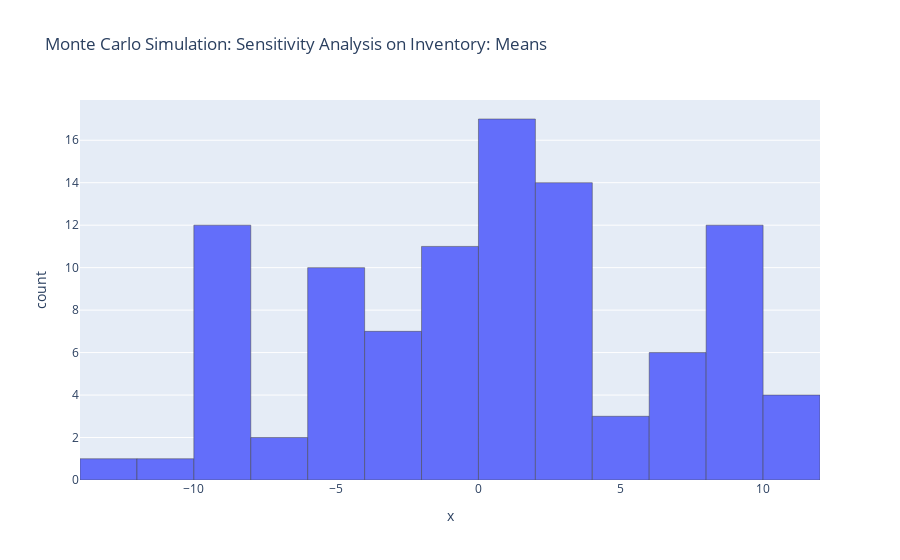
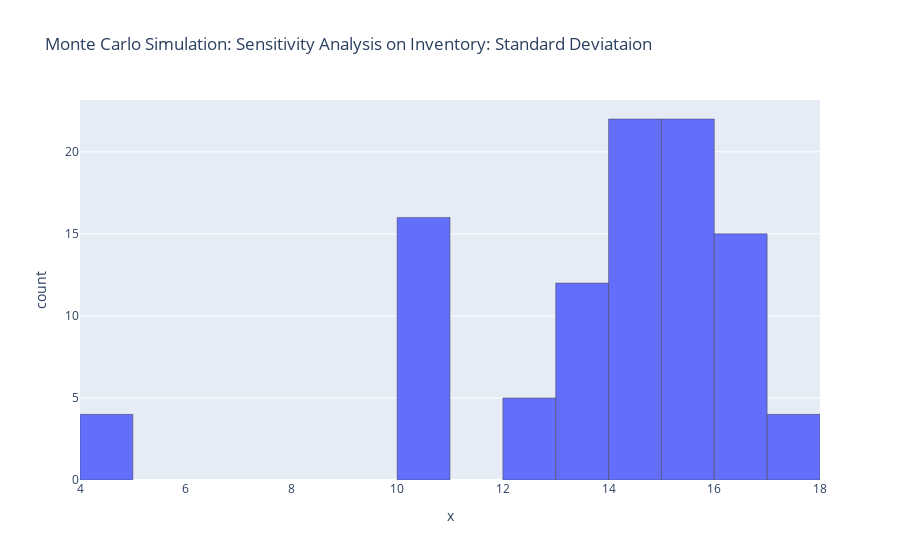

Write notebook code for charts like these, in order.
### Markdown cell above
## Diving Deeper

### Code cell
N_R = 5  #num of regions
N_t = 10  #num of time intervals

# Number of simulations
n_simulations = 100

# Define the ranges for random sampling
S_needed_range = (5, 20)
d_range = (0, 1)  # assuming uniform random between 0 and 1
p_range = (0, 1)
I_initial_range = (10, 50)

# Store results
sensitivity_results = []
results_std = []
S_needed_data = {(k, t): np.random.randint(*S_needed_range) for k in range(1, N_R + 1) for t in range(1, N_t + 1)}
d_data = {(k, t): np.random.random() for k in range(1, N_R + 1) for t in range(1, N_t + 1)}
p_data = {k: np.random.random() for k in range(1, N_R + 1)}
# Perform Monte Carlo simulations
for _ in range(n_simulations):
    # Sample random values for each parameter
    I_initial_data = {k: np.random.randint(*I_initial_range) for k in range(1, N_R + 1)}

    # Run the model with the sampled inputs
    model = m_model(S_needed_data, d_data, p_data, I_initial_data, N_t=N_t, N_R=N_R, print_verbose=False)

    # Extract the output of interest (e.g., supplies final)

    final = np.array([[pyo.value(model.S[k, t]) - pyo.value(model.I[k, t]) - pyo.value(model.x[k, t]) for t in range(1, N_t + 1)] for k in range(1, N_R + 1)])

    #use the middle column in final
    col = final[:, N_t // 2]
    # Save some statistic (e.g., mean of the supplies final)
    sensitivity_results.append(np.mean(col))
    results_std.append(np.std(col))

# Analyze the results
#fig = px.histogram(x=sensitivity_results, nbins=20, title='Monte Carlo Simulation: Sensitivity Analysis on Inventory: Means')
#make the bars thinner
#fig.update_traces(marker_line_width=0.5)
#fig.update_layout(bargap=0.2)
#fig.show()
plt.hist(sensitivity_results, bins=20)
plt.title('Monte Carlo Simulation: Sensitivity Analysis on Inventory: Means')
plt.xlabel('Mean of Inventory')
plt.show()

#fig_s = px.histogram(x=results_std, nbins=20, title='Monte Carlo Simulation: Sensitivity Analysis on Inventory: Standard Deviataion')
#make the bars thinner
#fig_s.update_traces(marker_line_width=0.5)
#fig.update_layout(bargap=0.2)
#fig_s.show()
plt.hist(results_std, bins=20)
plt.title('Monte Carlo Simulation: Sensitivity Analysis on Inventory: Standard Deviataion')
plt.xlabel('Standard Deviation of Inventory')
plt.show()

### Figure 1 — Plotly figure (JSON) as saved in the notebook; plotly's stock layout.template omitted (floating-point values rounded to 4 significant figures)
{"data": [{"alignmentgroup": "True", "bingroup": "x", "hovertemplate": "x=%{x}<br>count=%{y}<extra></extra>", "legendgroup": "", "marker": {"color": "#636efa", "line": {"width": 0.5}, "pattern": {"shape": ""}}, "name": "", "nbinsx": 20, "offsetgroup": "", "orientation": "v", "showlegend": false, "type": "histogram", "x": [0.8, -0.8, 8.2, 4.4, 8.2, 7.4, -8.4, 3, 8.2, -1.4, 3.8, -5.4, -7, -1.4, -8.8, 2.6, -3.6, -6.2, 3.8, 3.8, 11.8, 2.2, -8.8, 2.6, -3.6, 3, -4.4, -2.6, 0.8, 0.8, 8.2, 8.2, 6.6, 0.8, 0.8, -8.8, -3.6, 8.2, 8.2, -3.6, -3.6, 6.6, 0.8, 8.2, 0.8, 0.8, -1.8, -8.8, -4.4, 6.6, 2.6, 0.8, -6, -1.4, 0, 3.8, -5.4, -1, 0.8, -3.6, -1, -8.4, 8.2, -1.4, -1.4, -8.6, 11.8, 11.8, -8.4, -4.4, 8.2, 0, -4.8, 0.8, 0.8, 8.2, 0.8, -4.4, -8.8, -8.4, 0.8, -8.8, 7.4, -1.4, 0.8, 3.8, -10.6, 11.8, 3.8, 8.2, -5.2, 3.2, -5.4, 4.4, -12.8, 6.6, 3.8, -8.8, -1.4, 4.4], "xaxis": "x", "yaxis": "y"}], "layout": {"barmode": "relative", "legend": {"tracegroupgap": 0}, "title": {"text": "Monte Carlo Simulation: Sensitivity Analysis on Inventory: Means"}, "xaxis": {"anchor": "y", "domain": [0, 1], "title": {"text": "x"}}, "yaxis": {"anchor": "x", "domain": [0, 1], "title": {"text": "count"}}}}

### Figure 2 — Plotly figure (JSON) as saved in the notebook; plotly's stock layout.template omitted (floating-point values rounded to 4 significant figures)
{"data": [{"alignmentgroup": "True", "bingroup": "x", "hovertemplate": "x=%{x}<br>count=%{y}<extra></extra>", "legendgroup": "", "marker": {"color": "#636efa", "line": {"width": 0.5}, "pattern": {"shape": ""}}, "name": "", "nbinsx": 20, "offsetgroup": "", "orientation": "v", "showlegend": false, "type": "histogram", "x": [15.37, 14.29, 10.85, 13.99, 10.85, 12.35, 16.07, 12.87, 10.85, 14.72, 14.65, 17.08, 15.49, 14.72, 13.89, 15.77, 16.37, 15.1, 14.65, 14.65, 4.915, 13.86, 13.89, 15.77, 16.37, 12.87, 14.39, 15.44, 15.37, 15.37, 10.85, 10.85, 10.46, 15.37, 15.37, 13.89, 16.37, 10.85, 10.85, 16.37, 16.37, 10.46, 15.37, 10.85, 15.37, 15.37, 17.21, 13.89, 14.39, 10.46, 15.77, 15.37, 15.03, 14.72, 16.1, 14.65, 17.08, 16.61, 15.37, 16.37, 16.61, 16.07, 10.85, 14.72, 14.72, 13.85, 4.915, 4.915, 16.07, 14.39, 10.85, 16.1, 16.86, 15.37, 15.37, 10.85, 15.37, 14.39, 13.89, 16.07, 15.37, 13.89, 12.35, 14.72, 15.37, 14.65, 14.08, 4.915, 14.65, 10.85, 14.89, 12.64, 17.08, 13.99, 14.46, 10.46, 14.65, 13.89, 14.72, 13.99], "xaxis": "x", "yaxis": "y"}], "layout": {"barmode": "relative", "legend": {"tracegroupgap": 0}, "title": {"text": "Monte Carlo Simulation: Sensitivity Analysis on Inventory: Standard Deviataion"}, "xaxis": {"anchor": "y", "domain": [0, 1], "title": {"text": "x"}}, "yaxis": {"anchor": "x", "domain": [0, 1], "title": {"text": "count"}}}}
